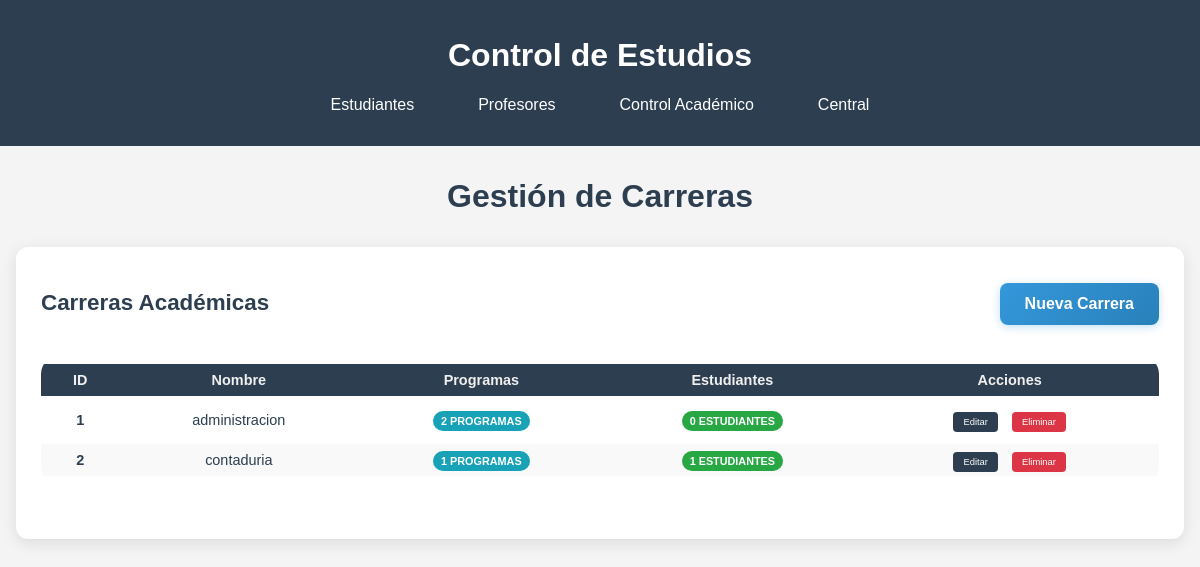
The app's page /control_academico/carreras with its own data.
### modulos/control_academico/models.py (models this page shows, shortened)
class Carrera(db.Model):
    __tablename__ = 'carreras'
    id = db.Column(db.Integer, primary_key=True)
    nombre = db.Column(db.String(100), nullable=False, unique=True)
    programas = db.relationship('Programa', back_populates='carrera')
    estudiantes = db.relationship('Estudiante', back_populates='carrera')

### modulos/control_academico/routes.py (the view)
@bp.route('/carreras')
def listar_carreras():
    carreras = Carrera.query.all()
    return render_template('control_academico/carreras.html', carreras=carreras)

### modulos/control_academico/templates/control_academico/carreras.html (shortened to what this page needs)
{% extends "central/base.html" %}
{% block content %}
<div class="welcome-container">
    <h1 class="titulo-estudiantes">Gestión de Carreras</h1>
    <div class="tabla-estudiantes-contenedor">
        <div style="display: flex; justify-content: space-between; align-items: center; margin-bottom: 20px;">
            <h2>Carreras Académicas</h2>
            <a href="{{ url_for('control_academico.crear_carrera') }}" class="btn-academico">Nueva Carrera</a>
        </div>
        {% if carreras %}
            <table class="tabla-estudiantes">
                <thead>
                    <tr>
                        <th>ID</th>
                        <th>Nombre</th>
                        <th>Programas</th>
                        <th>Estudiantes</th>
                        <th>Acciones</th>
                    </tr>
                </thead>
                <tbody>
                    {% for carrera in carreras %}
                    <tr>
                        <td><strong>{{ carrera.id }}</strong></td>
                        <td>{{ carrera.nombre }}</td>
                        <td>
                            <span class="badge badge-info">{{ carrera.programas|length }} programas</span>
                        </td>
                        <td>
                            <span class="badge badge-success">{{ carrera.estudiantes|length }} estudiantes</span>
                        </td>
                        <td>
                            <a href="{{ url_for('control_academico.editar_carrera', id=carrera.id) }}"
                               class="btn-accion editar">Editar</a>
                            <a href="{{ url_for('control_academico.eliminar_carrera', id=carrera.id) }}"
                               class="btn-accion eliminar"
                               onclick="return confirm('¿Está seguro de eliminar esta carrera?')">Eliminar</a>
                        </td>
                    </tr>
                    {% endfor %}
                </tbody>
            </table>
        {% else %}
            <div style="text-align: center; padding: 40px;">
                <p class="text-muted">No hay carreras registradas.</p>
                <p>Comience creando una nueva carrera usando el botón de arriba.</p>
            </div>
        {% endif %}
    </div>
</div>
{% endblock %}

### modulos/static/css/style.css (style rules this page uses)
body { font-family: Arial, sans-serif; margin: 0; padding: 0; background-color: #f4f4f4; }
.welcome-container { max-width: 1200px; margin: 2rem auto; padding: 0 1rem; }
.welcome-container h1 { text-align: center; color: #2c3e50; margin-bottom: 2rem; }
.titulo-estudiantes { text-align: center; margin-top: 20px; color: #2c3e50; }
a { text-decoration: none ; }
.tabla-estudiantes-contenedor { overflow-x: auto; margin: 0 auto; max-width: 2000px; }
.tabla-estudiantes { width: 100%; max-width: 1500; margin: 0 auto 30px auto; border-collapse: separate; border-spacing: 0 8px; border-radius: 18px; margin-bottom: 30px; background: #fff; overflow: hidden; }
.tabla-estudiantes th, .tabla-estudiantes td { padding: 8px 12px; text-align: center; }
.tabla-estudiantes, .tabla-estudiantes th, .tabla-estudiantes td { font-family: Arial, sans-serif; font-size: 0.95em; color: #2c3e50; }
.tabla-estudiantes th { background-color: #2c3e50; color: #f1f0f0; }
.tabla-estudiantes tr:nth-child(even) { background-color: #f9f9f9; }
.btn-accion { padding: 2px 6px; border-radius: 2px; text-decoration: none; font-size: 0.65em; margin: 0 1px; }
.btn-accion.editar { background: #2c3e50; color: white; }
.btn-accion.eliminar { background: #2c3e50; color: white; }
.btn-accion { padding: 5px 10px; border-radius: 4px; text-decoration: none; color: white; margin: 0 5px; }
.btn-accion.eliminar { background-color: #dc3545; }
.tabla-estudiantes-contenedor { background: white; border-radius: 12px; padding: 25px; box-shadow: 0 4px 16px rgba(0,0,0,0.1); margin-bottom: 30px; }
.tabla-estudiantes-contenedor h2 { color: #2c3e50; margin-bottom: 20px; text-align: center; font-size: 1.4em; }
.badge { padding: 4px 8px; border-radius: 12px; font-size: 0.75em; font-weight: bold; text-transform: uppercase; }
.badge-success { background-color: #28a745; color: white; }
.badge-info { background-color: #17a2b8; color: white; }
.btn-academico { background: linear-gradient(135deg, #3498db 0%, #2980b9 100%); color: white; border: none; border-radius: 8px; padding: 12px 25px; font-weight: bold; cursor: pointer; transition: all 0.3s ease; text-decoration: none; display: inline-block; box-shadow: 0 2px 8px rgba(52,152,219,0.3); }
.tabla-estudiantes-contenedor, .form-container-academico, .stat-card { animation: fadeIn 0.6s ease-out; }
.btn-accion { transition: all 0.2s ease; }

### records on screen
Carrera: id "1", nombre "administracion", programas|length "2", estudiantes|length "0"
Carrera: id "2", nombre "contaduria", programas|length "1", estudiantes|length "1"
